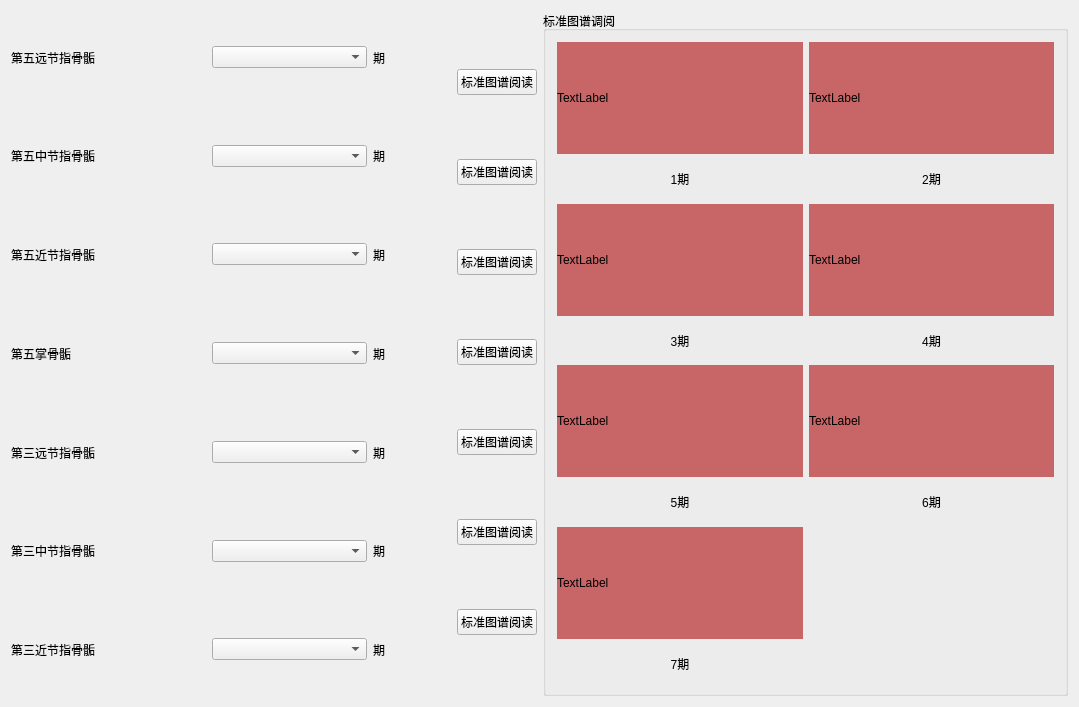
<?xml version="1.0" encoding="UTF-8"?>
<ui version="4.0">
 <class>AtlasClass</class>
 <widget class="QWidget" name="AtlasClass">
  <property name="geometry">
   <rect>
    <x>0</x>
    <y>0</y>
    <width>1079</width>
    <height>707</height>
   </rect>
  </property>
  <property name="windowTitle">
   <string>Atlas</string>
  </property>
  <layout class="QGridLayout" name="gridLayout_3" columnstretch="1,1">
   <item row="0" column="0">
    <layout class="QHBoxLayout" name="horizontalLayout_8">
     <item>
      <layout class="QVBoxLayout" name="verticalLayout">
       <item>
        <layout class="QHBoxLayout" name="horizontalLayout" stretch="5,4,2">
         <item>
          <widget class="QLabel" name="label">
           <property name="text">
            <string>第五远节指骨骺</string>
           </property>
          </widget>
         </item>
         <item>
          <widget class="QComboBox" name="comboBox"/>
         </item>
         <item>
          <widget class="QLabel" name="label_8">
           <property name="text">
            <string>期</string>
           </property>
          </widget>
         </item>
        </layout>
       </item>
       <item>
        <layout class="QHBoxLayout" name="horizontalLayout_2" stretch="5,4,2">
         <item>
          <widget class="QLabel" name="label_2">
           <property name="text">
            <string>第五中节指骨骺</string>
           </property>
          </widget>
         </item>
         <item>
          <widget class="QComboBox" name="comboBox_2"/>
         </item>
         <item>
          <widget class="QLabel" name="label_9">
           <property name="text">
            <string>期</string>
           </property>
          </widget>
         </item>
        </layout>
       </item>
       <item>
        <layout class="QHBoxLayout" name="horizontalLayout_3" stretch="5,4,2">
         <item>
          <widget class="QLabel" name="label_3">
           <property name="text">
            <string>第五近节指骨骺</string>
           </property>
          </widget>
         </item>
         <item>
          <widget class="QComboBox" name="comboBox_3"/>
         </item>
         <item>
          <widget class="QLabel" name="label_10">
           <property name="text">
            <string>期</string>
           </property>
          </widget>
         </item>
        </layout>
       </item>
       <item>
        <layout class="QHBoxLayout" name="horizontalLayout_4" stretch="5,4,2">
         <item>
          <widget class="QLabel" name="label_4">
           <property name="text">
            <string>第五掌骨骺</string>
           </property>
          </widget>
         </item>
         <item>
          <widget class="QComboBox" name="comboBox_4"/>
         </item>
         <item>
          <widget class="QLabel" name="label_11">
           <property name="text">
            <string>期</string>
           </property>
          </widget>
         </item>
        </layout>
       </item>
       <item>
        <layout class="QHBoxLayout" name="horizontalLayout_5" stretch="5,4,2">
         <item>
          <widget class="QLabel" name="label_5">
           <property name="text">
            <string>第三远节指骨骺</string>
           </property>
          </widget>
         </item>
         <item>
          <widget class="QComboBox" name="comboBox_5"/>
         </item>
         <item>
          <widget class="QLabel" name="label_12">
           <property name="text">
            <string>期</string>
           </property>
          </widget>
         </item>
        </layout>
       </item>
       <item>
        <layout class="QHBoxLayout" name="horizontalLayout_6" stretch="5,4,2">
         <item>
          <widget class="QLabel" name="label_6">
           <property name="text">
            <string>第三中节指骨骺</string>
           </property>
          </widget>
         </item>
         <item>
          <widget class="QComboBox" name="comboBox_6"/>
         </item>
         <item>
          <widget class="QLabel" name="label_13">
           <property name="text">
            <string>期</string>
           </property>
          </widget>
         </item>
        </layout>
       </item>
       <item>
        <layout class="QHBoxLayout" name="horizontalLayout_7" stretch="5,4,2">
         <item>
          <widget class="QLabel" name="label_7">
           <property name="text">
            <string>第三近节指骨骺</string>
           </property>
          </widget>
         </item>
         <item>
          <widget class="QComboBox" name="comboBox_7"/>
         </item>
         <item>
          <widget class="QLabel" name="label_14">
           <property name="text">
            <string>期</string>
           </property>
          </widget>
         </item>
        </layout>
       </item>
      </layout>
     </item>
     <item>
      <layout class="QVBoxLayout" name="verticalLayout_2">
       <property name="spacing">
        <number>6</number>
       </property>
       <item>
        <widget class="QPushButton" name="pushButton">
         <property name="text">
          <string>标准图谱阅读</string>
         </property>
        </widget>
       </item>
       <item>
        <widget class="QPushButton" name="pushButton_2">
         <property name="text">
          <string>标准图谱阅读</string>
         </property>
        </widget>
       </item>
       <item>
        <widget class="QPushButton" name="pushButton_3">
         <property name="text">
          <string>标准图谱阅读</string>
         </property>
        </widget>
       </item>
       <item>
        <widget class="QPushButton" name="pushButton_4">
         <property name="text">
          <string>标准图谱阅读</string>
         </property>
        </widget>
       </item>
       <item>
        <widget class="QPushButton" name="pushButton_5">
         <property name="text">
          <string>标准图谱阅读</string>
         </property>
        </widget>
       </item>
       <item>
        <widget class="QPushButton" name="pushButton_6">
         <property name="text">
          <string>标准图谱阅读</string>
         </property>
        </widget>
       </item>
       <item>
        <widget class="QPushButton" name="pushButton_7">
         <property name="text">
          <string>标准图谱阅读</string>
         </property>
        </widget>
       </item>
      </layout>
     </item>
    </layout>
   </item>
   <item row="0" column="1">
    <widget class="QGroupBox" name="groupBox">
     <property name="title">
      <string>标准图谱调阅</string>
     </property>
     <layout class="QGridLayout" name="gridLayout_2">
      <item row="0" column="0">
       <layout class="QGridLayout" name="gridLayout" rowstretch="3,1,3,1,3,1,3,1" rowminimumheight="3,1,3,1,3,1,3,1">
        <item row="0" column="0">
         <widget class="QLabel" name="label_15">
          <property name="styleSheet">
           <string notr="true">background-color:rgb(200,101,102);</string>
          </property>
          <property name="text">
           <string>TextLabel</string>
          </property>
         </widget>
        </item>
        <item row="0" column="1">
         <widget class="QLabel" name="label_16">
          <property name="styleSheet">
           <string notr="true">background-color:rgb(200,101,102);</string>
          </property>
          <property name="text">
           <string>TextLabel</string>
          </property>
         </widget>
        </item>
        <item row="1" column="0">
         <widget class="QLabel" name="atla_1">
          <property name="text">
           <string>1期</string>
          </property>
          <property name="alignment">
           <set>Qt::AlignCenter</set>
          </property>
         </widget>
        </item>
        <item row="1" column="1">
         <widget class="QLabel" name="atla1_2">
          <property name="text">
           <string>2期</string>
          </property>
          <property name="alignment">
           <set>Qt::AlignCenter</set>
          </property>
         </widget>
        </item>
        <item row="2" column="0">
         <widget class="QLabel" name="label_17">
          <property name="styleSheet">
           <string notr="true">background-color:rgb(200,101,102);</string>
          </property>
          <property name="text">
           <string>TextLabel</string>
          </property>
         </widget>
        </item>
        <item row="2" column="1">
         <widget class="QLabel" name="label_18">
          <property name="styleSheet">
           <string notr="true">background-color:rgb(200,101,102);</string>
          </property>
          <property name="text">
           <string>TextLabel</string>
          </property>
         </widget>
        </item>
        <item row="3" column="0">
         <widget class="QLabel" name="atla1_3">
          <property name="text">
           <string>3期</string>
          </property>
          <property name="alignment">
           <set>Qt::AlignCenter</set>
          </property>
         </widget>
        </item>
        <item row="3" column="1">
         <widget class="QLabel" name="atla1_4">
          <property name="text">
           <string>4期</string>
          </property>
          <property name="alignment">
           <set>Qt::AlignCenter</set>
          </property>
         </widget>
        </item>
        <item row="4" column="0">
         <widget class="QLabel" name="label_19">
          <property name="styleSheet">
           <string notr="true">background-color:rgb(200,101,102);</string>
          </property>
          <property name="text">
           <string>TextLabel</string>
          </property>
         </widget>
        </item>
        <item row="4" column="1">
         <widget class="QLabel" name="label_20">
          <property name="styleSheet">
           <string notr="true">background-color:rgb(200,101,102);</string>
          </property>
          <property name="text">
           <string>TextLabel</string>
          </property>
         </widget>
        </item>
        <item row="5" column="0">
         <widget class="QLabel" name="atla1_5">
          <property name="text">
           <string>5期</string>
          </property>
          <property name="alignment">
           <set>Qt::AlignCenter</set>
          </property>
         </widget>
        </item>
        <item row="5" column="1">
         <widget class="QLabel" name="atla1_6">
          <property name="text">
           <string>6期</string>
          </property>
          <property name="alignment">
           <set>Qt::AlignCenter</set>
          </property>
         </widget>
        </item>
        <item row="6" column="0">
         <widget class="QLabel" name="label_21">
          <property name="styleSheet">
           <string notr="true">background-color:rgb(200,101,102);</string>
          </property>
          <property name="text">
           <string>TextLabel</string>
          </property>
         </widget>
        </item>
        <item row="7" column="0">
         <widget class="QLabel" name="atla1_7">
          <property name="text">
           <string>7期</string>
          </property>
          <property name="alignment">
           <set>Qt::AlignCenter</set>
          </property>
         </widget>
        </item>
       </layout>
      </item>
     </layout>
    </widget>
   </item>
  </layout>
 </widget>
 <layoutdefault spacing="6" margin="11"/>
 <resources>
  <include location="Atlas.qrc"/>
 </resources>
 <connections/>
</ui>
